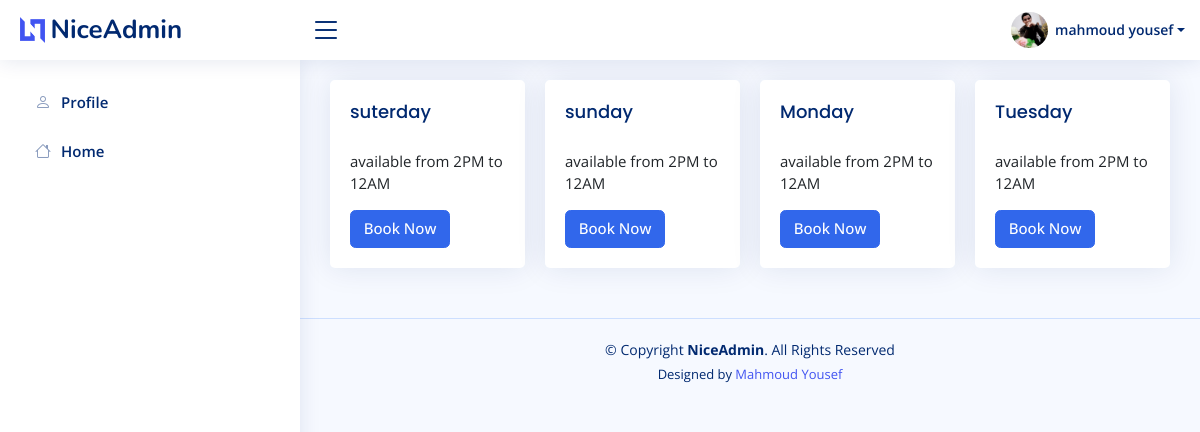
/ (signed in), run on an earlier commit of the app's database.
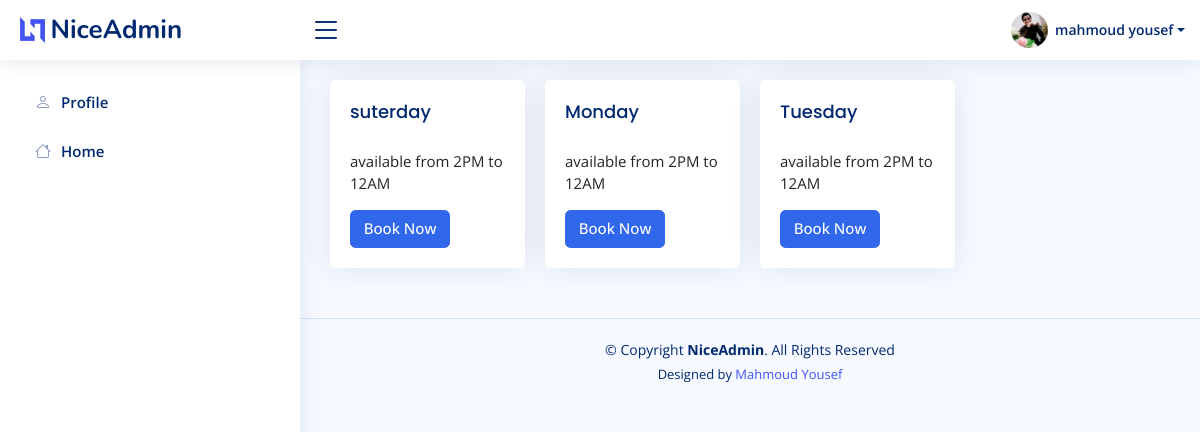
And on a later commit of the database.
### accounts/models.py (models this page shows, shortened)
class Day(models.Model):
    name = models.CharField(max_length=50)
    caption = models.CharField( max_length=5000)
    slug = models.SlugField(null=True,blank=True)
    def get_absolute_url(self):
        return reverse("day_detail", kwargs={"slug": self.slug})
    def __str__(self):
        return self.name

### project/views.py (the view)
# urls.py: 2. Add a URL to urlpatterns:  path('', views.home, name='home')
def home(request):
    days = Day.objects.all()
    context = {
        'days':days
    }
    return render(request, 'home.html' , context)

### accounts/models.py (called while the page is built)
    def full_name(self):
        return f'{self.user.first_name} {self.user.last_name}'

### accounts/profile.py (called while the page is built)
def myprofile(request):
    current_user = request.user
    profile = None
    if  current_user.is_authenticated:
        profile = Profile.objects.get(user=current_user)
    return dict(profile=profile)

### templates/home.html (shortened to what this page needs)
{% extends 'base.html' %}
{% load static %}
{% block body %}
<main id="main" class="main">
    <section class="section">
        <div class="row">
            {% for day in days %}
            <div class="col-sm-3">
                <div class="card">
                    <div class="card-body">
                        <h5 class="card-title">{{day}}</h5>
                        <p class="card-text">{{day.caption}}</p>
                        <a href="{{day.get_absolute_url}}"  class="btn btn-primary text-center">Book Now</a>
                    </div>
                </div>
            </div>
            {% endfor %}
        </div>
    </section>
</main>
{% endblock body%}

What changed in the data, as far as the page shows it:
removed Day: name "sunday", caption "available from 2PM to 12AM"
